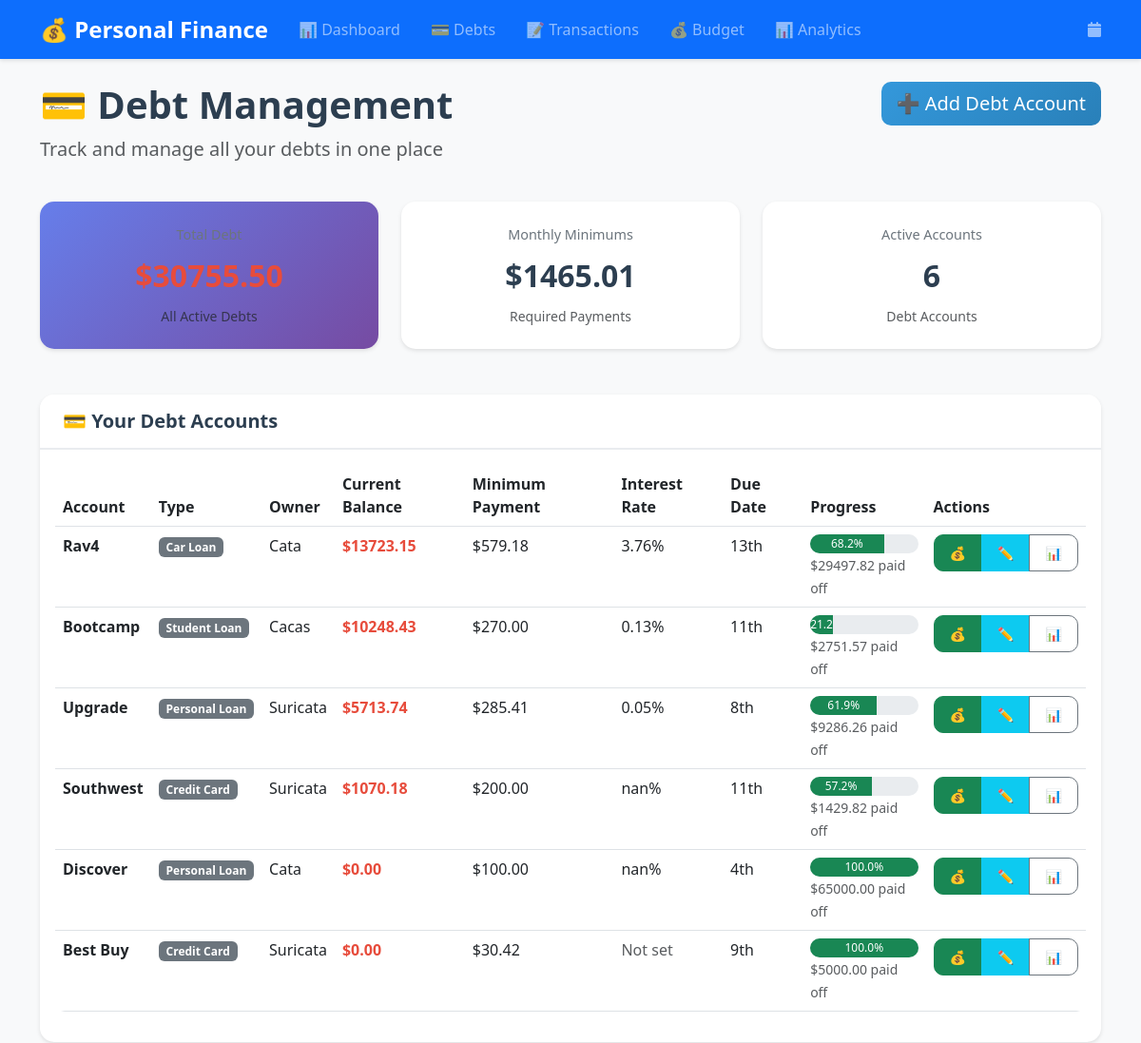
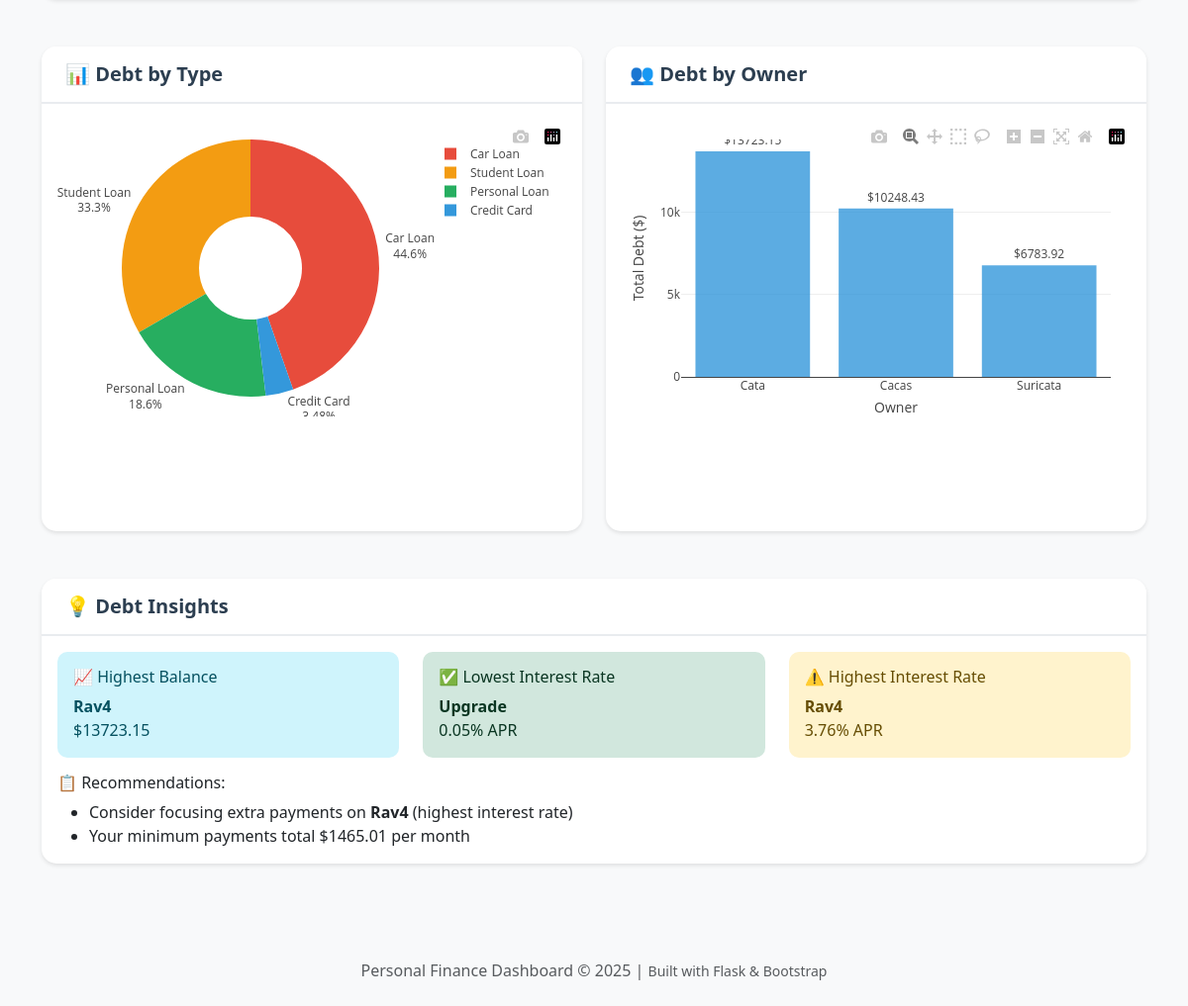
Page /debts/ on the committed database (2 pictures, top to bottom).
### models.py (models this page shows)
class DebtAccount(db.Model):
    __tablename__ = 'debt_accounts'
    id = db.Column(db.Integer, primary_key=True)
    name = db.Column(db.String(100), nullable=False)
    debt_type = db.Column(db.String(50), nullable=False)
    original_balance = db.Column(db.Numeric(10, 2), nullable=False)
    current_balance = db.Column(db.Numeric(10, 2), nullable=False)
    interest_rate = db.Column(db.Numeric(5, 4))
    minimum_payment = db.Column(db.Numeric(10, 2))
    due_date = db.Column(db.Integer)
    owner = db.Column(db.String(50), nullable=False)
    category = db.Column(db.String(100), nullable=False)
    account_number_last4 = db.Column(db.String(4))
    is_active = db.Column(db.Boolean, default=True)
    created_at = db.Column(db.DateTime, default=datetime.utcnow)
    updated_at = db.Column(db.DateTime, default=datetime.utcnow)

### blueprints/debts/routes.py (the view)
@debts_bp.route('/')
def list_debts():
    print("💳 Loading debts page...")
    try:
        conn = sqlite3.connect('data/personal_finance.db')
        debts_query = """
        SELECT * FROM debt_accounts
        WHERE is_active = 1
        ORDER BY current_balance DESC
        """
        debts_df = pd.read_sql_query(debts_query, conn)
        conn.close()
        debts = []
        for _, row in debts_df.iterrows():
            debt_obj = type('DebtAccount', (), {})()
            for col in debts_df.columns:
                setattr(debt_obj, col, row[col])
            debts.append(debt_obj)
        total_debt = sum(float(debt.current_balance) for debt in debts)
        total_minimum_payments = sum(float(debt.minimum_payment or 0) for debt in debts)
        print(f"💳 Found {len(debts)} debt accounts, total: ${total_debt}")
        return render_template('debts.html',
                             debts=debts,
                             total_debt=total_debt,
                             total_minimum_payments=total_minimum_payments)
    except Exception as e:
        print(f"❌ Error in debts route: {e}")
        import traceback
        traceback.print_exc()
        return render_template('debts.html',
                             debts=[],
                             total_debt=0,
                             total_minimum_payments=0)

### templates/debts.html (shortened to what this page needs)
{% extends "base.html" %}
{% block content %}
<div class="row mb-4">
    <div class="col-md-8">
        <h1 class="display-6 fw-bold text-primary">💳 Debt Management</h1>
        <p class="lead text-muted">Track and manage all your debts in one place</p>
    </div>
    <div class="col-md-4 text-end">
        <a href="{{ url_for('debts.add_debt') }}" class="btn btn-primary btn-lg">
            ➕ Add Debt Account
        </a>
    </div>
</div>
<div class="row mb-4">
    <div class="col-md-4">
        <div class="card metric-card debt-card">
            <div class="metric-label">Total Debt</div>
            <div class="metric-value negative">${{ "%.2f"|format(total_debt) }}</div>
            <small class="text-muted">All Active Debts</small>
        </div>
    </div>
    <div class="col-md-4">
        <div class="card metric-card">
            <div class="metric-label">Monthly Minimums</div>
            <div class="metric-value neutral">${{ "%.2f"|format(total_minimum_payments) }}</div>
            <small class="text-muted">Required Payments</small>
        </div>
    </div>
    <div class="col-md-4">
        <div class="card metric-card">
            <div class="metric-label">Active Accounts</div>
            <div class="metric-value neutral">{{ debts|length }}</div>
            <small class="text-muted">Debt Accounts</small>
        </div>
    </div>
</div>
<div class="row">
    <div class="col-12">
        <div class="card">
            <div class="card-header">
                <h5 class="mb-0">💳 Your Debt Accounts</h5>
            </div>
            <div class="card-body">
                {% if debts %}
                    <div class="table-responsive">
                        <table class="table table-hover">
                            <thead>
                                <tr>
                                    <th>Account</th>
                                    <th>Type</th>
                                    <th>Owner</th>
                                    <th>Current Balance</th>
                                    <th>Minimum Payment</th>
                                    <th>Interest Rate</th>
                                    <th>Due Date</th>
                                    <th>Progress</th>
                                    <th>Actions</th>
                                </tr>
                            </thead>
                            <tbody>
                                {% for debt in debts %}
                                <tr>
                                    <td>
                                        <div class="fw-bold">{{ debt.name }}</div>
                                    </td>
                                    <td>
                                        <span class="badge bg-secondary">{{ debt.debt_type }}</span>
                                    </td>
                                    <td>{{ debt.owner }}</td>
                                    <td>
                                        <span class="fw-bold text-danger">
                                            ${{ "%.2f"|format(debt.current_balance) }}
                                        </span>
                                    </td>
                                    <td>
                                        {% if debt.minimum_payment %}
                                            ${{ "%.2f"|format(debt.minimum_payment) }}
                                        {% else %}
                                            <span class="text-muted">Not set</span>
                                        {% endif %}
                                    </td>
                                    <td>
                                        {% if debt.interest_rate %}
                                            {{ "%.2f"|format(debt.interest_rate * 100) }}%
                                        {% else %}
                                            <span class="text-muted">Not set</span>
                                        {% endif %}
                                    </td>
                                    <td>
                                        {% if debt.due_date %}
                                            {{ debt.due_date }}{{
                                                'st' if debt.due_date == 1 or debt.due_date == 21 or debt.due_date == 31
                                                else 'nd' if debt.due_date == 2 or debt.due_date == 22
                                                else 'rd' if debt.due_date == 3 or debt.due_date == 23
                                                else 'th'
                                            }}
                                        {% else %}
                                            <span class="text-muted">Not set</span>
                                        {% endif %}
                                    </td>
                                    <td>
                                        {% set progress = ((debt.original_balance - debt.current_balance) / debt.original_balance * 100) if debt.original_balance > 0 else 0 %}
                                        <div class="progress" style="height: 20px;">
                                            <div class="progress-bar bg-success"
                                                 role="progressbar"
                                                 style="width: {{ progress }}%"
                                                 aria-valuenow="{{ progress }}"
                                                 aria-valuemin="0"
                                                 aria-valuemax="100">
                                                {{ "%.1f"|format(progress) }}%
                                            </div>
                                        </div>
                                        <small class="text-muted">
                                            ${{ "%.2f"|format(debt.original_balance - debt.current_balance) }} paid off
                                        </small>
                                    </td>
                                    <td>
                                        <div class="btn-group" role="group">
                                            <button class="btn btn-success btn-sm"
                                                    onclick="showPaymentModal({{ debt.id }}, '{{ debt.name }}', {{ debt.current_balance }}, {{ debt.minimum_payment if debt.minimum_payment else 'null' }})"
                                                    title="Make Payment">
                                                💰
                                            </button>
                                            <button class="btn btn-info btn-sm"
                                                    onclick="editDebt({{ debt.id }})"
                                                    title="Edit Account">
                                                ✏️
                                            </button>
                                            <button class="btn btn-outline-secondary btn-sm"
                                                    onclick="alert('History feature coming soon!')"
                                                    title="Payment History">
                                                📊
                                            </button>
                                        </div>
                                    </td>
                                </tr>
                                {% endfor %}
                            </tbody>
                        </table>
                    </div>
                {% endif %}
            </div>
        </div>
    </div>
</div>
{% if debts %}
<div class="row mt-4">
    <div class="col-md-6">
        <div class="card">
            <div class="card-header">
                <h5 class="mb-0">📊 Debt by Type</h5>
            </div>
            <div class="card-body">
                <div id="debtByTypeChart" class="chart-container" style="height: 300px;"></div>
            </div>
        </div>
    </div>
    <div class="col-md-6">
        <div class="card">
            <div class="card-header">
                <h5 class="mb-0">👥 Debt by Owner</h5>
            </div>
            <div class="card-body">
                <div id="debtByOwnerChart" class="chart-container" style="height: 300px;"></div>
            </div>
        </div>
    </div>
</div>
<div class="row mt-4">
    <div class="col-12">
        <div class="card">
            <div class="card-header">
                <h5 class="mb-0">💡 Debt Insights</h5>
            </div>
            <div class="card-body">
                <div class="row">
                    {% set highest_debt = debts | max(attribute='current_balance') if debts else None %}
                    {% set lowest_rate = debts | selectattr('interest_rate') | min(attribute='interest_rate') if debts else None %}
                    {% set highest_rate = debts | selectattr('interest_rate') | max(attribute='interest_rate') if debts else None %}
                    <div class="col-md-4">
                        <div class="alert alert-info">
                            <h6>📈 Highest Balance</h6>
                            {% if highest_debt %}
                                <strong>{{ highest_debt.name }}</strong><br>
                                ${{ "%.2f"|format(highest_debt.current_balance) }}
                            {% else %}
                                No debts found
                            {% endif %}
                        </div>
                    </div>
                    <div class="col-md-4">
                        <div class="alert alert-success">
                            <h6>✅ Lowest Interest Rate</h6>
                            {% if lowest_rate %}
                                <strong>{{ lowest_rate.name }}</strong><br>
                                {{ "%.2f"|format(lowest_rate.interest_rate * 100) }}% APR
                            {% else %}
                                No rates set
                            {% endif %}
                        </div>
                    </div>
                    <div class="col-md-4">
                        <div class="alert alert-warning">
                            <h6>⚠️ Highest Interest Rate</h6>
                            {% if highest_rate %}
                                <strong>{{ highest_rate.name }}</strong><br>
                                {{ "%.2f"|format(highest_rate.interest_rate * 100) }}% APR
                            {% else %}
                                No rates set
                            {% endif %}
                        </div>
                    </div>
                </div>
                <div class="row">
                    <div class="col-12">
                        <h6>📋 Recommendations:</h6>
                        <ul class="mb-0">
                            {% if highest_rate and lowest_rate and highest_rate.interest_rate > lowest_rate.interest_rate * 1.5 %}
                                <li>Consider focusing extra payments on <strong>{{ highest_rate.name }}</strong> (highest interest rate)</li>
                            {% endif %}
                            {% if total_minimum_payments > 0 %}
                                <li>Your minimum payments total ${{ "%.2f"|format(total_minimum_payments) }} per month</li>
                            {% endif %}
                        </ul>
                    </div>
                </div>
            </div>
        </div>
    </div>
</div>
{% endif %}
{% endblock %}

### templates/base.html (shortened to what this page needs)
<!DOCTYPE html>
<html lang="en">
<head>
    <link href="https://cdnjs.cloudflare.com/ajax/libs/bootstrap/5.3.0/css/bootstrap.min.css" rel="stylesheet">
    <link href="https://cdnjs.cloudflare.com/ajax/libs/font-awesome/6.4.0/css/all.min.css" rel="stylesheet">
    <link href="{{ url_for('static', filename='css/main.css') }}" rel="stylesheet">
</head>
<body>
 <nav class="navbar navbar-expand-lg navbar-dark bg-primary">
    <div class="container">
        <a class="navbar-brand" href="{{ url_for('dashboards.dashboard') }}">
            💰 Personal Finance
        </a>
        <div class="collapse navbar-collapse" id="navbarNav">
            <ul class="navbar-nav me-auto">
                <li class="nav-item">
                    <a class="nav-link" href="{{ url_for('dashboards.dashboard') }}">
                        📊 Dashboard
                    </a>
                </li>
                <li class="nav-item">
                    <a class="nav-link" href="{{ url_for('debts.list_debts') }}">
                        💳 Debts
                    </a>
                </li>
                <li class="nav-item">
                    <a class="nav-link {{ 'active' if request.endpoint == 'transactions' }}" href="{{ url_for('transactions.list_transactions') }}">
                        📝 Transactions
                    </a>
                </li>
                <li class="nav-item">
                    <a class="nav-link" href="{{ url_for('budgets.budget_management') }}">
                        💰 Budget
                    </a>
                </li>
                <li class="nav-item">
                    <a class="nav-link" href="{{ url_for('analytics.analytics_dashboard') }}">
                        📊 Analytics
                    </a>
                </li>
            </ul>
            <ul class="navbar-nav">
                <li class="nav-item">
                    <span class="navbar-text">
                        <i class="fas fa-calendar"></i> {{ moment().format('MMM DD, YYYY') if moment else '' }}
                    </span>
                </li>
            </ul>
        </div>
    </div>
</nav>
    <div class="container mt-4">
        {% block content %}{% endblock %}
    </div>
    <footer class="mt-5 py-4 bg-light">
        <div class="container text-center">
            <p class="text-muted mb-0">
                Personal Finance Dashboard &copy; 2025 |
                <small>Built with Flask & Bootstrap</small>
            </p>
        </div>
    </footer>
</body>
</html>

### rows in the picture
DebtAccount: name "Rav4", debt_type "Car Loan", owner "Cata", current_balance "13723.15", minimum_payment "579.18", debt.interest_rate*100 "3.76", due_date "13", due_date "th", {{ progress }} 68.24886160583624 (drawn), progress "68.2", debt.original_balance-debt.current_balance "29497.82", highest_rate.interest_rate*100 "3.76"
DebtAccount: name "Bootcamp", debt_type "Student Loan", owner "Cacas", current_balance "10248.43", minimum_payment "270.00", debt.interest_rate*100 "0.13", due_date "11", due_date "th", {{ progress }} 21.165923076923075 (drawn), progress "21.2", debt.original_balance-debt.current_balance "2751.57"
DebtAccount: name "Upgrade", debt_type "Personal Loan", owner "Suricata", current_balance "5713.74", minimum_payment "285.41", debt.interest_rate*100 "0.05", due_date "8", due_date "th", {{ progress }} 61.9084 (drawn), progress "61.9", debt.original_balance-debt.current_balance "9286.26", lowest_rate.interest_rate*100 "0.05"
DebtAccount: name "Southwest", debt_type "Credit Card", owner "Suricata", current_balance "1070.18", minimum_payment "200.00", interest_rate "nan", due_date "11", due_date "th", {{ progress }} 57.1928 (drawn), progress "57.2", debt.original_balance-debt.current_balance "1429.82"
DebtAccount: name "Discover", debt_type "Personal Loan", owner "Cata", current_balance "0.00", minimum_payment "100.00", interest_rate "nan", due_date "4", due_date "th", progress "100.0", debt.original_balance-debt.current_balance "65000.00"
DebtAccount: name "Best Buy", debt_type "Credit Card", owner "Suricata", current_balance "0.00", minimum_payment "30.42", interest_rate "Not set", due_date "9", due_date "th", progress "100.0", debt.original_balance-debt.current_balance "5000.00"

### other values in the picture
{{ "%.2f"|format(total_minimum_payments) }} "1465.01"
{{ debts|length }} "6"
